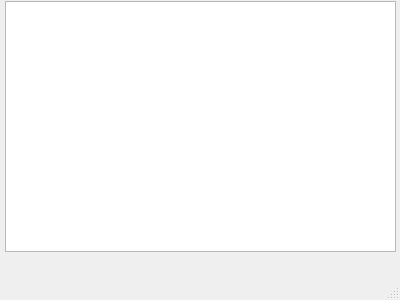
<?xml version="1.0" encoding="UTF-8"?>
<ui version="4.0">
 <class>NoisyLCD</class>
 <widget class="QMainWindow" name="NoisyLCD">
  <property name="geometry">
   <rect>
    <x>0</x>
    <y>0</y>
    <width>400</width>
    <height>300</height>
   </rect>
  </property>
  <property name="windowTitle">
   <string>NoisyLCD</string>
  </property>
  <widget class="QWidget" name="centralWidget">
   <widget class="QGraphicsView" name="graphicsView">
    <property name="geometry">
     <rect>
      <x>5</x>
      <y>1</y>
      <width>391</width>
      <height>251</height>
     </rect>
    </property>
   </widget>
  </widget>
  <widget class="QMenuBar" name="menuBar">
   <property name="geometry">
    <rect>
     <x>0</x>
     <y>0</y>
     <width>400</width>
     <height>22</height>
    </rect>
   </property>
  </widget>
  <widget class="QStatusBar" name="statusBar"/>
 </widget>
 <layoutdefault spacing="6" margin="11"/>
 <resources/>
 <connections/>
</ui>
